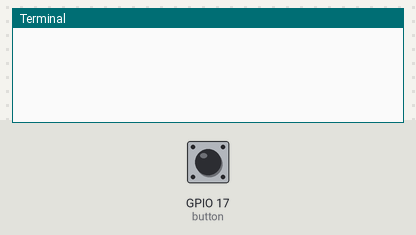
A program run on a simulated Raspberry Pi (BCM pin numbers). Parts: the last lines printed to the terminal. The inputs (shaded band) are chosen by the test bench; at power-on: GPIO 17 (button) HIGH.

Above: at 1.2 s.
1.3 s: GPIO 17 (button) pulled LOW for 0.15 s
At 1.43 s:
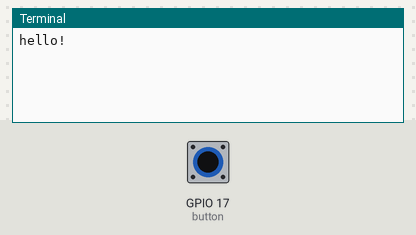
At 2.5 s:
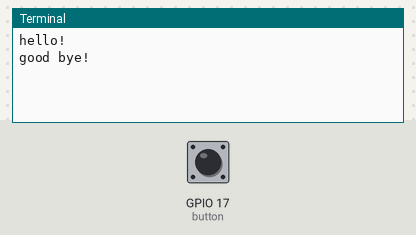

Measured:
- after the input at 1.3 s, the terminal: prints a new line at once (image 1)

The program:

button_print3.py
```python
#硬件：RaspiberryPi 4B
#连接方式：BCM17 (board:pin11) ---  连接开关一端
#         GND OV (board:pin39) ---  连接开关另一端
#内容: 按下开关显示hello，释放开关显示goodbye 键盘中断

from gpiozero import Button
from time import sleep

def say_hello():
    print("hello!")

def say_goodbye():
    print("good bye!")

button =Button(17)
while True:
    try:
        button.when_activated = say_hello
        button.when_deactivated= say_goodbye
        sleep(0.1)
    except KeyboardInterrupt:
        print("User Quit.")
        break
```
